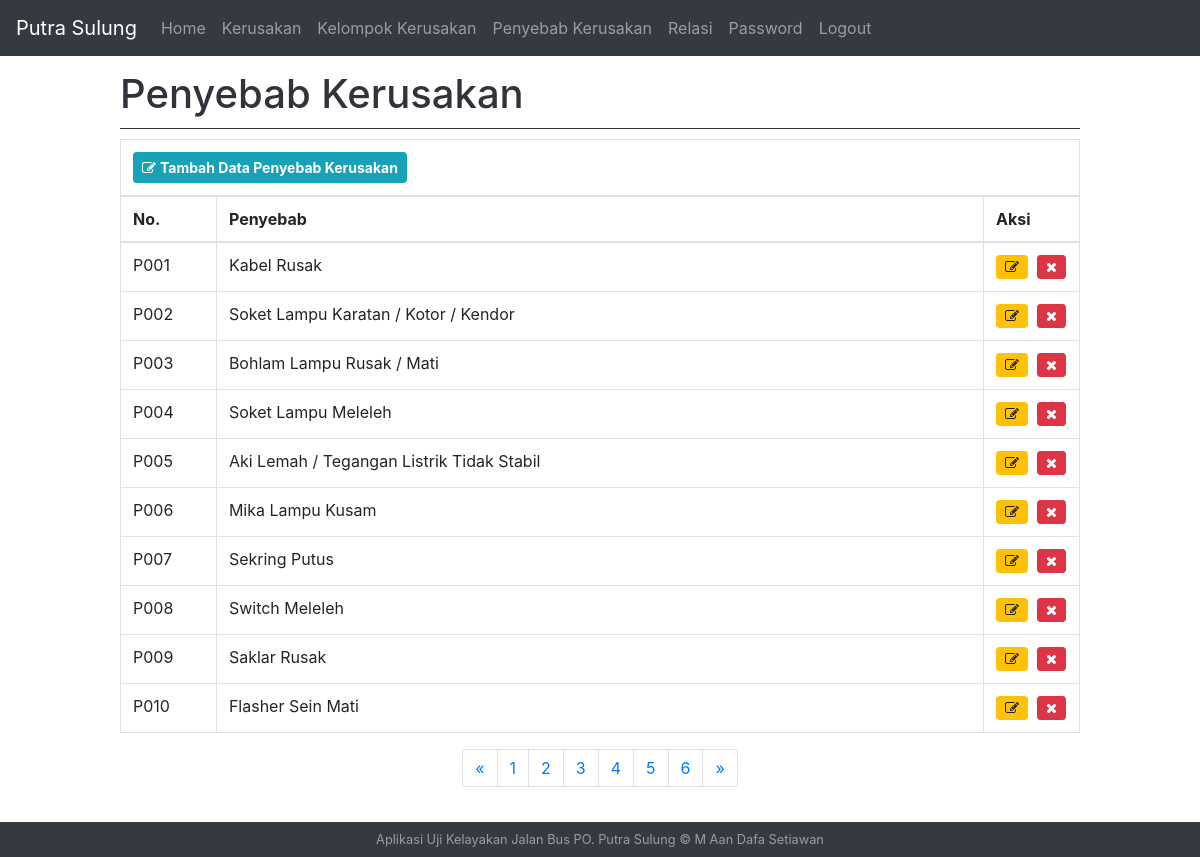
Screenshot of /penyebab.php (signed in) with the database file from the repository.
### tables this page shows
CREATE TABLE IF NOT EXISTS `penyebab` (
  `kdpenyebab` varchar(4) NOT NULL,
  `penyebab` varchar(50) NOT NULL
);

### koneksi/fungsi.php (called while the page is built, shortened)
<?php
function tampilkan_penyebab(){
  $query  = "SELECT * FROM penyebab";
  return result($query);
}
function result($query){
  global $link;
  if($result = mysqli_query($link, $query) or die('gagal menampilkan data')){
    return $result;
  }
}
 ?>

### penyebab.php (the view, shortened to what this page needs)
<?php
include'header.php';
$tampil_penyebab    = tampilkan_penyebab();
$halperpage = 10;
$page = isset($_GET["halaman"]) ? (int)$_GET["halaman"] : 1;
$mulai = ($page>1) ? ($page * $halperpage) - $halperpage : 0;
$total = mysqli_num_rows($tampil_penyebab);
$pages = ceil($total/$halperpage);
$query = mysqli_query($link, "SELECT * FROM penyebab LIMIT $mulai, $halperpage")or die(mysql_error);
$previous_page = $page - 1;
 ?>
<body>
  <div class="size">
    <h1>Penyebab Kerusakan</h1>
    <table class="table table-bordered table-hover">
      <thead>
        <tr>
          <th colspan="3">
              <button type="submit" class="btn btn-sm btn-info pull-left" data-toggle="modal" data-target="#exampleModal" data-whatever="@getbootstrap"><i class="fa fa-edit"></i> <b>Tambah Data Penyebab Kerusakan</b></button>
          </th>
        </tr>
        <tr>
          <th width="10%">No.<//th>
          <th width="80%">Penyebab</th>
          <th width="10%">Aksi</th>
        </tr>
      </thead>
      <tbody>
        <tr>
          <?php while($row = mysqli_fetch_assoc($query)):?>
          <td><?= $row['kdpenyebab']; ?></td>
          <td><?= $row['penyebab']; ?></td>
          <td>
            <a href="#editpenyebab<?php echo $row['kdpenyebab']; ?>" type="button" class="btn btn-sm btn-warning" data-toggle="modal" data-whatever="@getbootstrap"><i class="fa fa-edit"></i></a>
            &nbsp;<a href="penyebab_hapus.php?kdpenyebab=<?= $row['kdpenyebab']; ?>" class="btn btn-sm btn-danger"><i class="fa fa-close"></i></a>
          </td>
        </tr>
          <?php endwhile; ?>
        </tbody>
    </table>
    <nav aria-label="Page navigation example">
      <ul class="pagination">
        <li class="page-item">
          <a class="page-link" href="?halaman=<?php echo $previous_page; ?>" aria-label="Previous">
            <span aria-hidden="true">&laquo;</span>
          </a>
        </li>
        <?php for ($i=1; $i<=$pages ; $i++){ ?>
          <li class="page-item"><a class="page-link" href="?halaman=<?php echo $i; ?>"><?php echo $i; ?></a></li>
        <?php } ?>
        <li class="page-item">
          <a class="page-link" href="#" aria-label="Next">
            <span aria-hidden="true">&raquo;</span>
          </a>
        </li>
      </ul>
    </nav>
  </div>
  <?php
   include'footer.php';
   ?>
</body>

### css/style.css (style rules this page uses)
body { margin-bottom: 70px; }
h1 { color: #33313b; padding-bottom: 10px; margin-bottom: 10px; border-bottom: 1px solid #33313b; }
.pagination { justify-content: center; }
.size { padding-top: 70px; padding-left: 10%; padding-right: 10%; }

### rows the page displays
penyebab: kdpenyebab "P001", penyebab "Kabel Rusak"
penyebab: kdpenyebab "P002", penyebab "Soket Lampu Karatan / Kotor / Kendor"
penyebab: kdpenyebab "P003", penyebab "Bohlam Lampu Rusak / Mati"
penyebab: kdpenyebab "P004", penyebab "Soket Lampu Meleleh"
penyebab: kdpenyebab "P005", penyebab "Aki Lemah / Tegangan Listrik Tidak Stabil"
penyebab: kdpenyebab "P006", penyebab "Mika Lampu Kusam"
penyebab: kdpenyebab "P007", penyebab "Sekring Putus"
penyebab: kdpenyebab "P008", penyebab "Switch Meleleh"
penyebab: kdpenyebab "P009", penyebab "Saklar Rusak"
penyebab: kdpenyebab "P010", penyebab "Flasher Sein Mati"
